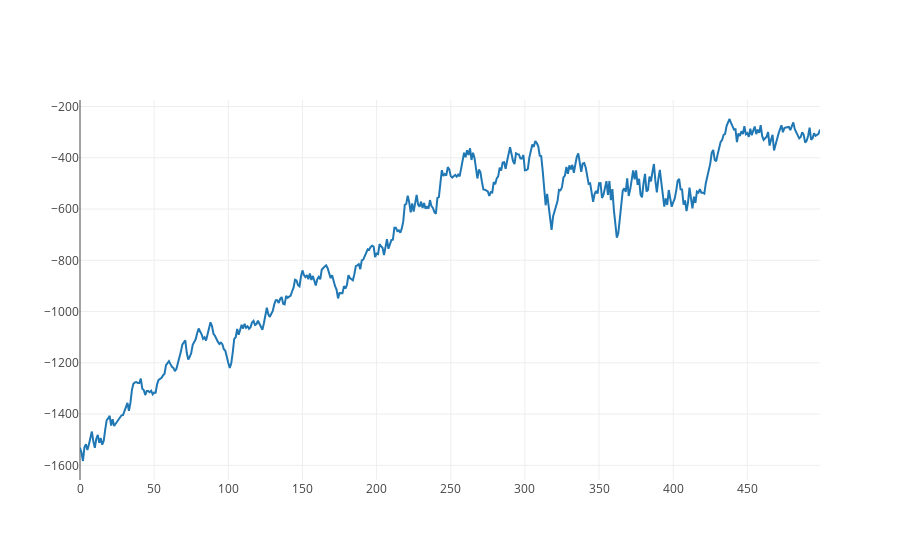

The notebook cell this image was saved under:
### Markdown cell above
## 4. Plot

Let's see how the rewards has increased across epochs

### Code cell
# Create a trace
trace = go.Scatter(
    x = np.arange(0,len(all_ep_r)),
    y = all_ep_r,
)
data = [trace]
# Plot and embed in ipython notebook!
iplot(data, filename='basic-line')

### Figure 1 — Plotly figure (JSON) as saved in the notebook; plotly's stock layout.template omitted (floating-point values rounded to 4 significant figures; data arrays with more than 128 entries replaced by an {"elided": "..."} marker saying what was removed)
{"data": [{"type": "scatter", "x": {"elided": "500 int values"}, "y": {"elided": "500 float values"}}], "layout": {}}
